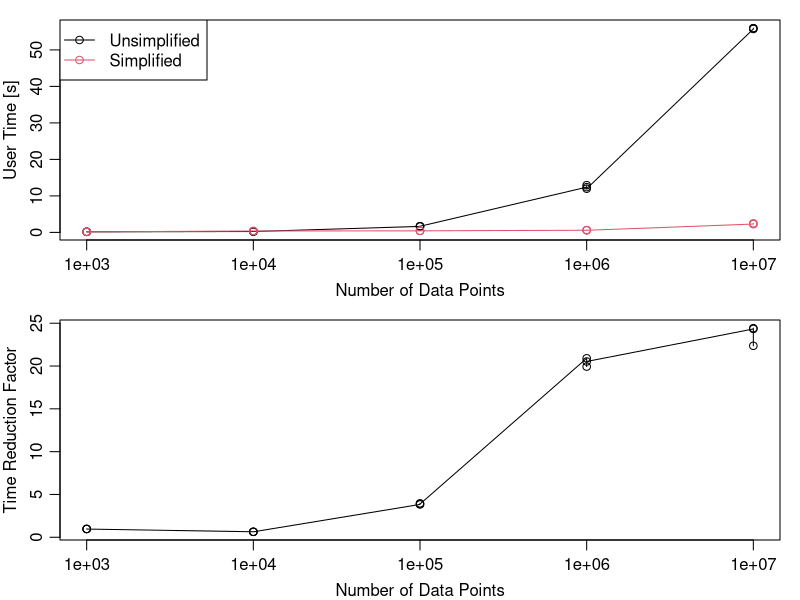

Reproduce this figure in R.
# Display oce.plot.ts() speedup using simplify.
timing <- "
  N    orig    new
1e3   0.157  0.161
1e3   0.158  0.162
1e3   0.153  0.160
1e4   0.248  0.387
1e4   0.236  0.374
1e4   0.247  0.389
1e5   1.646  0.429
1e5   1.688  0.426
1e5   1.687  0.435
1e6  12.397  0.593
1e6  12.938  0.649
1e6  11.970  0.583
1e7  55.722  2.290
1e7  55.937  2.290
1e7  55.958  2.502"
d <- read.table(text=timing, header=TRUE)
par(mfrow=c(2,1), mar=c(3,3,1,1), mgp=c(2,0.7,0))
plot(d$N, d$orig, type="o", log="x",
     xlab="Number of Data Points", ylab="User Time [s]")
legend("topleft", col=1:2, legend=c("Unsimplified", "Simplified"), pch=1, lwd=1)
points(d$N, d$new, type="o", col=2)
plot(d$N, d$orig/d$new, type="o", log="x",
     xlab="Number of Data Points", ylab="Time Reduction Factor")
